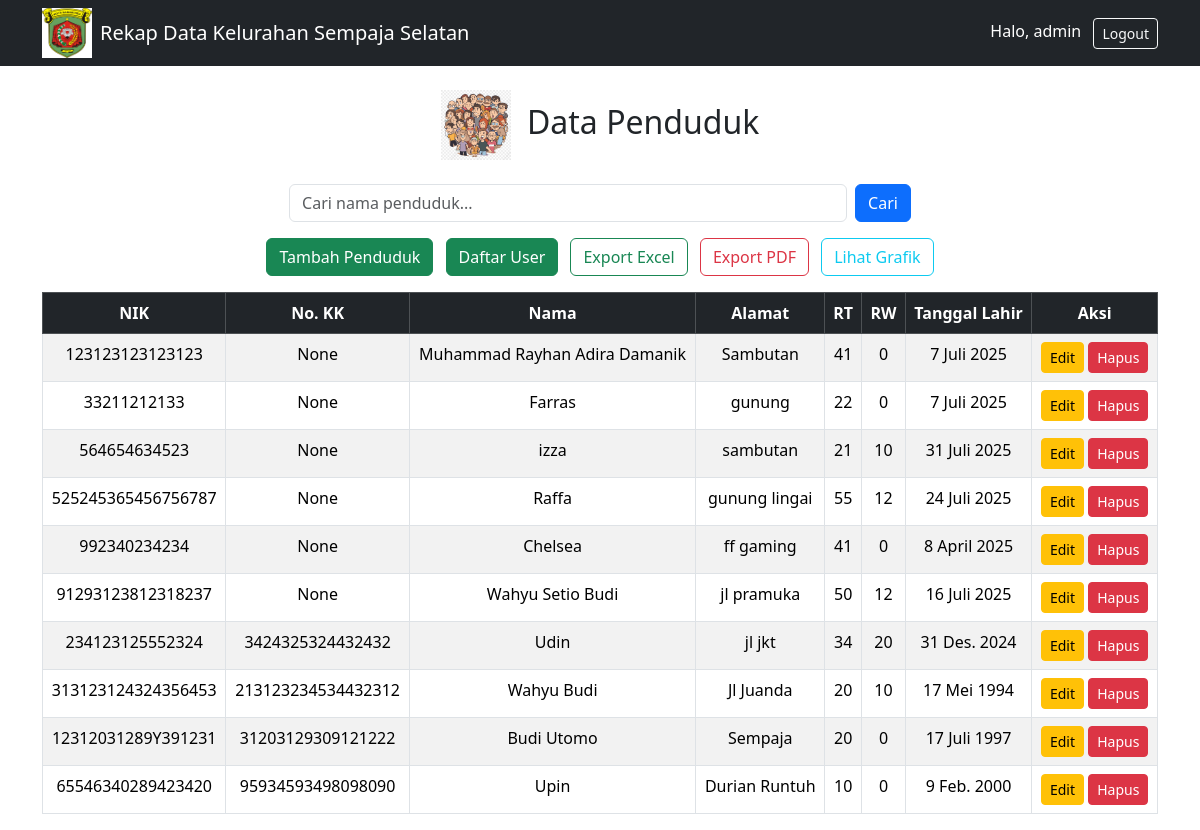
The app's page / (signed in), older data.
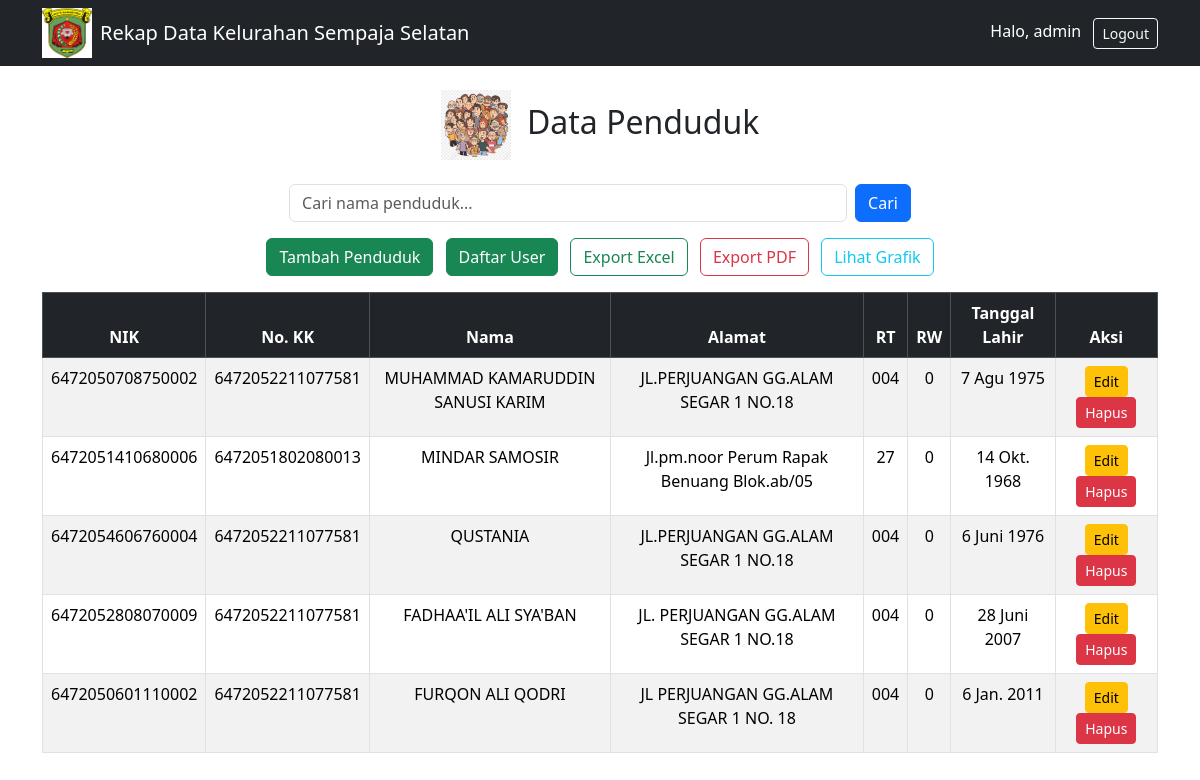
The same page, newer data.
### rekap/models.py (models this page shows, shortened)
class DataPenduduk(models.Model):
    nik = models.CharField(max_length=16, unique=True)
    no_kk = models.CharField(max_length=20, blank=True, null=True)
    nama = models.CharField(max_length=100)
    alamat = models.TextField()
    rt = models.CharField(max_length=3)
    rw = models.CharField(max_length=3)
    tanggal_lahir = models.DateField()
    foto = models.ImageField(upload_to='foto_penduduk/', blank=True, null=True)

### rekap/views.py (the view)
# urls.py: path('', views.list_penduduk, name='list_penduduk'),
@login_required
def list_penduduk(request):
    query = request.GET.get('q')
    penduduk = DataPenduduk.objects.filter(nama__icontains=query) if query else DataPenduduk.objects.all()
    return render(request, 'rekap/list_penduduk.html', {'penduduk': penduduk})

### rekap/templates/rekap/list_penduduk.html (shortened to what this page needs)
{% extends 'rekap/home.html' %}
{% load static %}
{% block content %}
<h2 class="text-center mb-4">
    <img src="{% static 'rekap/penduduk.png' %}" alt="Data Penduduk" width="70" class="me-2">
    Data Penduduk
</h2>
<form method="get" class="d-flex justify-content-center mb-3">
    <input type="text" name="q" class="form-control w-50 me-2" placeholder="Cari nama penduduk..." value="{{ request.GET.q }}">
    <button type="submit" class="btn btn-primary">Cari</button>
</form>
<div class="text-center mb-3">
    <a href="{% url 'tambah_penduduk' %}" class="btn btn-success me-2">Tambah Penduduk</a>
    {% if user.is_staff %}
    <a href="{% url 'daftar_user' %}" class="btn btn-success me-2">Daftar User</a>
    <a href="{% url 'export_excel' %}" class="btn btn-outline-success me-2">Export Excel</a>
    <a href="{% url 'export_pdf' %}" class="btn btn-outline-danger me-2">Export PDF</a>
    <a href="{% url 'grafik_penduduk' %}" class="btn btn-outline-info">Lihat Grafik</a>
    {% endif %}
</div>
<table class="table table-striped table-bordered">
    <thead class="table-dark">
        <tr class="text-center">
            <th>NIK</th>
            <th>No. KK</th>
            <th>Nama</th>
            <th>Alamat</th>
            <th>RT</th>
            <th>RW</th>
            <th>Tanggal Lahir</th>
            {% if user.is_staff %}
            <th>Aksi</th>
            {% endif %}
        </tr>
    </thead>
    <tbody>
        {% for p in penduduk %}
        <tr class="text-center">
            <td>{{ p.nik }}</td>
            <td>{{ p.no_kk }}</td>
            <td>{{ p.nama }}</td>
            <td>{{ p.alamat }}</td>
            <td>{{ p.rt }}</td>
            <td>{{ p.rw }}</td>
            <td>{{ p.tanggal_lahir }}</td>
            {% if user.is_staff %}
            <td>
                <a href="{% url 'edit_penduduk' p.id %}" class="btn btn-warning btn-sm">Edit</a>
                <a href="{% url 'hapus_penduduk' p.id %}" class="btn btn-danger btn-sm" onclick="return confirm('Yakin ingin menghapus data ini?')">Hapus</a>
            </td>
            {% endif %}
        </tr>
        {% endfor %}
    </tbody>
</table>
{% endblock %}

### rekap/templates/rekap/home.html (shortened to what this page needs)
<!DOCTYPE html>
<html>
<head>
    {% load static %}
    <link href="https://cdn.jsdelivr.net/npm/bootstrap@5.3.2/dist/css/bootstrap.min.css" rel="stylesheet">
</head>
<body>
<nav class="navbar navbar-expand-lg navbar-dark bg-dark">
    <div class="container">
        <img src="{% static 'rekap/samarinda.png' %}" alt="Logo Samarinda" width="50" height="50" class="me-2">
        <a class="navbar-brand" href="{% url 'list_penduduk' %}">Rekap Data Kelurahan Sempaja Selatan</a>
        <div class="ms-auto">
            {% if user.is_authenticated %}
                <span class="text-white me-2">Halo, {{ user.username }}</span>
                <form action="{% url 'logout' %}" method="post" style="display:inline;">
                    <button type="submit" class="btn btn-outline-light btn-sm">Logout</button>
                </form>
            {% endif %}
        </div>
    </div>
</nav>
<div class="container mt-4">
    {% block content %}
    {% endblock %}
</div>
</body>
</html>

Row changes from the older to the newer data that the page shows:
removed DataPenduduk: nik "123123123123123", no_kk "None", nama "Muhammad Rayhan Adira Damanik", alamat "Sambutan", rt "41", rw "0", tanggal_lahir "7 Juli 2025"
removed DataPenduduk: nik "33211212133", no_kk "None", nama "Farras", alamat "gunung", rt "22", rw "0", tanggal_lahir "7 Juli 2025"
removed DataPenduduk: nik "564654634523", no_kk "None", nama "izza", alamat "sambutan", rt "21", rw "10", tanggal_lahir "31 Juli 2025"
removed DataPenduduk: nik "525245365456756787", no_kk "None", nama "Raffa", alamat "gunung lingai", rt "55", rw "12", tanggal_lahir "24 Juli 2025"
removed DataPenduduk: nik "992340234234", no_kk "None", nama "Chelsea", alamat "ff gaming", rt "41", rw "0", tanggal_lahir "8 April 2025"
removed DataPenduduk: nik "91293123812318237", no_kk "None", nama "Wahyu Setio Budi", alamat "jl pramuka", rt "50", rw "12", tanggal_lahir "16 Juli 2025"
removed DataPenduduk: nik "234123125552324", no_kk "3424325324432432", nama "Udin", alamat "jl jkt", rt "34", rw "20", tanggal_lahir "31 Des. 2024"
removed DataPenduduk: nik "313123124324356453", no_kk "213123234534432312", nama "Wahyu Budi", alamat "Jl Juanda", rt "20", rw "10", tanggal_lahir "17 Mei 1994"
removed DataPenduduk: nik "12312031289Y391231", no_kk "31203129309121222", nama "Budi Utomo", alamat "Sempaja", rt "20", rw "0", tanggal_lahir "17 Juli 1997"
removed DataPenduduk: nik "65546340289423420", no_kk "95934593498098090", nama "Upin", alamat "Durian Runtuh", rt "10", rw "0", tanggal_lahir "9 Feb. 2000"
added DataPenduduk: nik "6472050708750002", no_kk "6472052211077581", nama "MUHAMMAD KAMARUDDIN SANUSI KARIM", alamat "JL.PERJUANGAN GG.ALAM SEGAR 1 NO.18", rt "004", rw "0", tanggal_lahir "7 Agu 1975"
added DataPenduduk: nik "6472051410680006", no_kk "6472051802080013", nama "MINDAR SAMOSIR", alamat "Jl.pm.noor Perum Rapak Benuang Blok.ab/05", rt "27", rw "0", tanggal_lahir "14 Okt. 1968"
added DataPenduduk: nik "6472054606760004", no_kk "6472052211077581", nama "QUSTANIA", alamat "JL.PERJUANGAN GG.ALAM SEGAR 1 NO.18", rt "004", rw "0", tanggal_lahir "6 Juni 1976"
added DataPenduduk: nik "6472052808070009", no_kk "6472052211077581", nama "FADHAA'IL ALI SYA'BAN", alamat "JL. PERJUANGAN GG.ALAM SEGAR 1 NO.18", rt "004", rw "0", tanggal_lahir "28 Juni 2007"
added DataPenduduk: nik "6472050601110002", no_kk "6472052211077581", nama "FURQON ALI QODRI", alamat "JL PERJUANGAN GG.ALAM SEGAR 1 NO. 18", rt "004", rw "0", tanggal_lahir "6 Jan. 2011"
